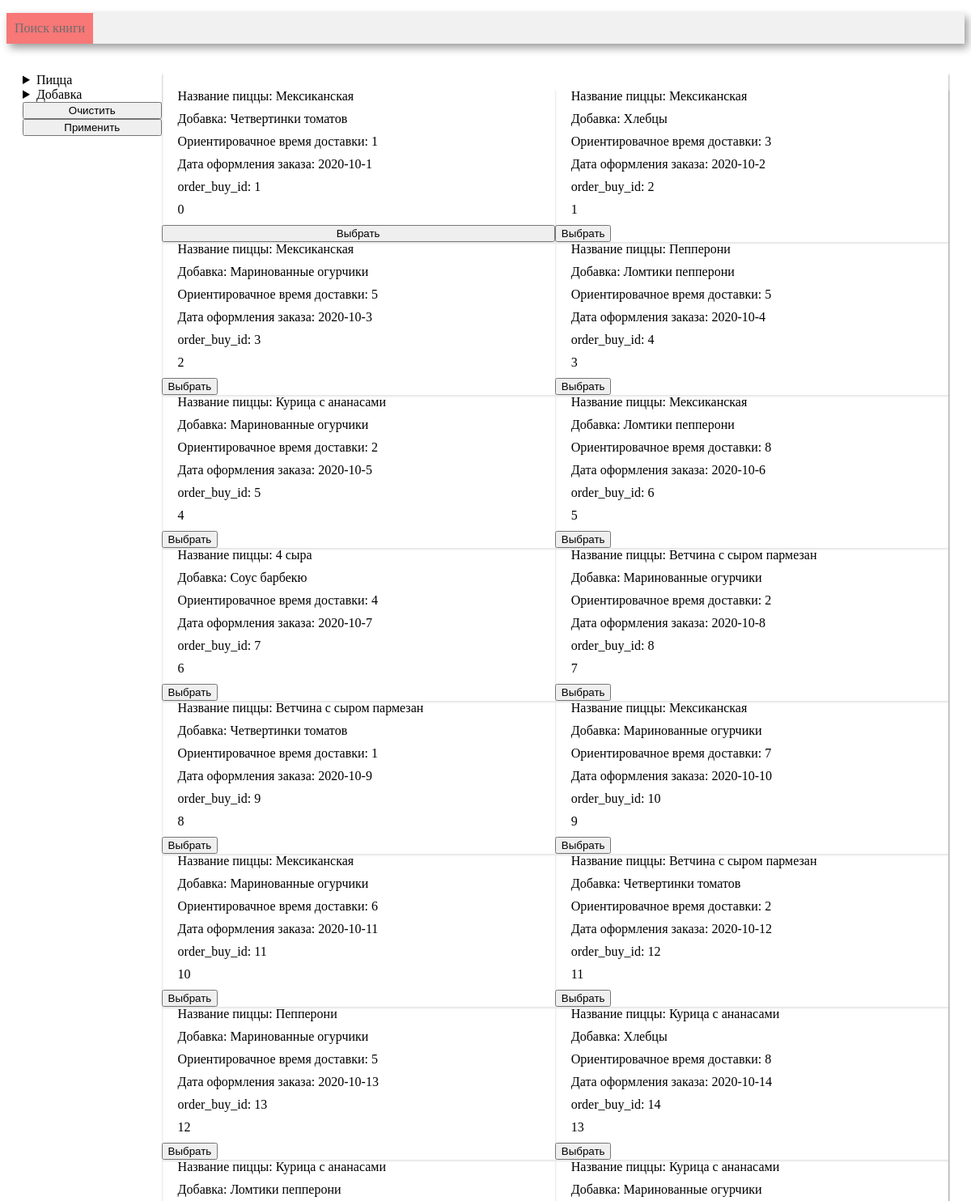
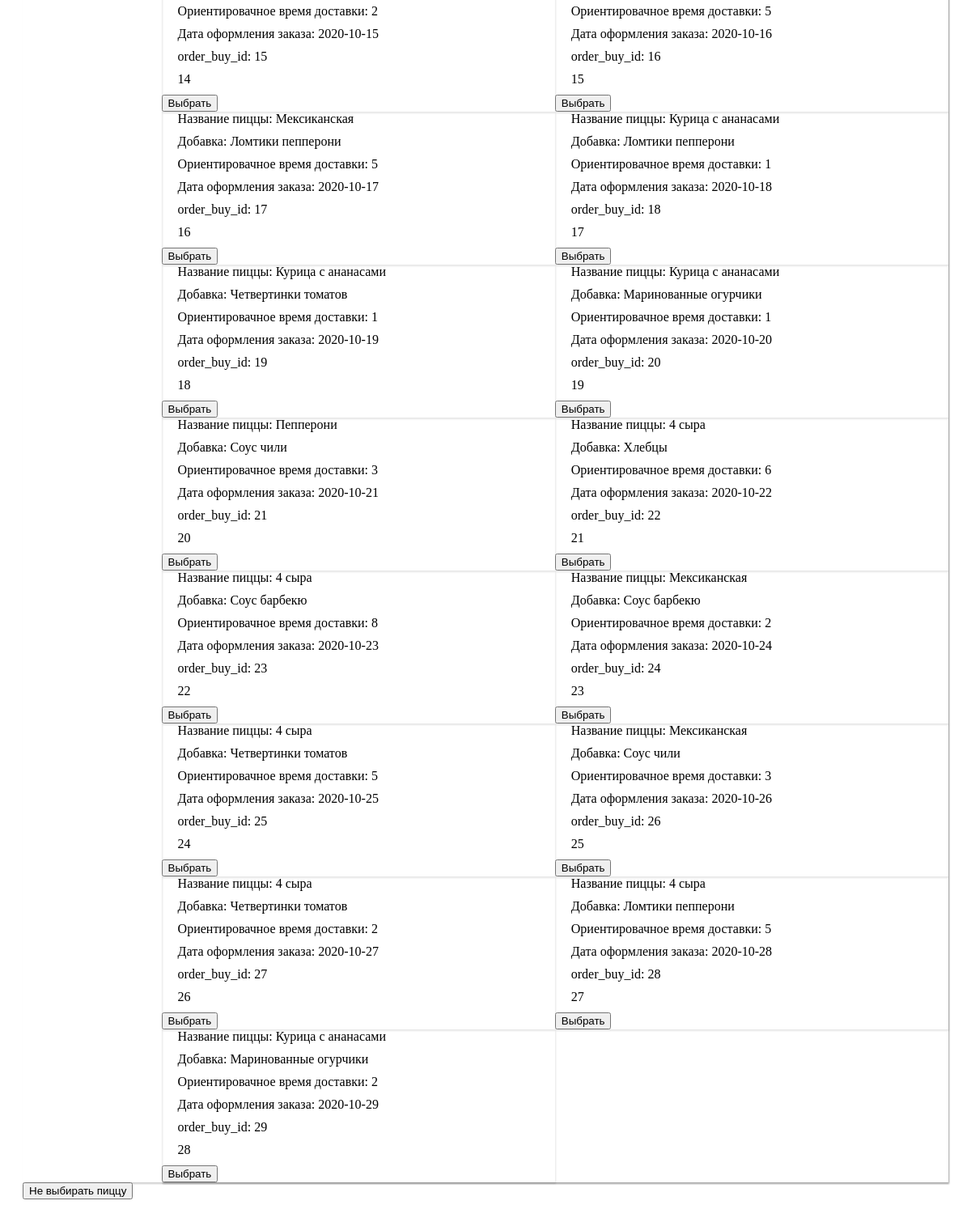
Screenshot of /search with the database file from the repository (2 pictures, top to bottom).
### tables this page shows
CREATE TABLE pizza (
       pizza_id INTEGER PRIMARY KEY AUTOINCREMENT,
	   pizza_name VARCHAR(30)
);

CREATE TABLE doping (
       doping_id INTEGER PRIMARY KEY AUTOINCREMENT,
	   doping_name VARCHAR(40)
);

CREATE TABLE order_buy (
      order_buy_id INTEGER PRIMARY KEY AUTOINCREMENT,
      pizza_id INT,
      doping_id INT,
      hour_delivery INT,
      order_buy_date DATE,
      FOREIGN KEY (pizza_id)  REFERENCES pizza (pizza_id) ON DELETE CASCADE,
      FOREIGN KEY (doping_id)  REFERENCES doping (doping_id) ON DELETE CASCADE
);

### controllers/search.py (the view, shortened to what this page needs)
@app.route('/search', methods=['GET', 'POST'])
def search():
    conn = get_db_connection()
    selected_pizza = []
    selected_doping = []
    df_pizza = get_pizza_count(conn)
    df_doping = get_doping_count(conn)
    df_order_buy = get_filtered_order_buy(
            conn,
            get_all_pizza(conn),
            get_all_doping(conn)
        )
    html = render_template(
        'search.html',
        selected_pizza=selected_pizza,
        df_pizza=df_pizza,
        selected_doping=selected_doping,
        df_doping=df_doping,
        df_order_buy=df_order_buy
    )
    return html

### models/search_model.py (called while the page is built)
def get_pizza_count(conn):
    return pandas.read_sql(
        '''
            WITH cte (pizza_name, pizza_count) AS (
                SELECT
                    pizza_name,
                    COUNT(order_buy_id)
                FROM
                    pizza
                    JOIN order_buy USING (pizza_id)
                GROUP BY
                    pizza_name
            )
            SELECT * FROM cte
        ''',
        conn
    )

def get_doping_count(conn):
    return pandas.read_sql(
        '''
            WITH cte (doping_name, doping_count) AS (
                SELECT
                    doping_name,
                    COUNT(order_buy_id)
                FROM
                    doping
                    JOIN order_buy USING (doping_id)
                GROUP BY
                    doping_name
            )
            SELECT * FROM cte
        ''',
        conn
    )

def get_all_pizza(conn):
    cursor = conn.cursor()
    cursor.execute("SELECT pizza_name FROM pizza")
    genres = [row[0] for row in cursor.fetchall()]
    cursor.close()
    return genres

def get_all_doping(conn):
    cursor = conn.cursor()
    cursor.execute("SELECT doping_name FROM doping")
    publishers = [row[0] for row in cursor.fetchall()]
    cursor.close()
    return publishers

def get_filtered_order_buy(conn, selected_pizza, selected_doping):
    return pandas.read_sql(
        '''
            WITH get_order_buy AS (
                SELECT
                    pizza_name,
                    doping_name,
                    hour_delivery,
                    order_buy_date,
                    order_buy_id
                FROM
                    order_buy
                    JOIN doping USING (doping_id)
                    JOIN pizza USING (pizza_id)
                WHERE
                    doping_name IN {}
                    AND pizza_name IN {}
            )
            SELECT
                *
            FROM get_order_buy
        '''.format(
                '({})'.format(', '.join([f'"{elem}"' for elem in selected_doping])),
                '({})'.format(', '.join([f'"{elem}"' for elem in selected_pizza]))
            ),
        conn
    )

### utils.py (called while the page is built)
def get_db_connection():
    return sqlite3.connect('Order.sqlite')

### templates/search.html (shortened to what this page needs)
<!DOCTYPE HTML>
<html>
<head>
    <link rel="stylesheet" type="text/css" href="/static/css/style.css" />
    {% macro render_order_buy(df_order_buy) %}
        {% for i in range(df_order_buy|length) %}
            <div class="flex column width50">
                <p>Название пиццы: {{df_order_buy.loc[i, "pizza_name"]}}</p>
                <p>Добавка: {{df_order_buy.loc[i, "doping_name"]}}</p>
                <p>Ориентировачное время доставки: {{df_order_buy.loc[i, "hour_delivery"]}}</p>
                <p>Дата оформления заказа: {{df_order_buy.loc[i, "order_buy_date"]}}</p>
                <p>order_buy_id: {{df_order_buy.loc[i, "order_buy_id"]}}</p>
                <form action='{{url_for("index")}}' method ="get">
                    <p>{{i}}</p>
                    <input type="submit" value="Выбрать"
                    >
                </form>
            </div>
        {% endfor %}
    {% endmacro %}
</head>
<body>
    <div class=menu>
        <ul>
            <li class = active><a href={{ url_for("search")}}>Поиск книги</a></li>
        </ul>
    </div>
    <div class=block>
        <p>
            <form action='' method ="post">
                <div class="flex row">
                    <div class="flex column width15">
                        <div class="flex column">
                            <details><summary>Пицца</summary>{{ render_checkbox(df_pizza, selected_pizza, "pizza")}}</details>
                            <details><summary>Добавка</summary>{{ render_checkbox(df_doping, selected_doping, "doping")}}</details>
                        </div>
                        <input type="submit" value="Очистить" name="reset" />
                        <input type="submit" value="Применить" name="confirm" />
                    </div>
                    <div class="flex column width85">
                        <div class="flex column">
                            <div class="block">
                            </div>
                            <div class="flex row wrap">
                                {{ render_order_buy(df_order_buy) }}
                            </div>
                        </div>
                    </div>
                </div>
            </form>
            <form action='{{url_for("index")}}' method ="get">
                <input type="submit" value="Не выбирать пиццу" />
            </form>
        </p>
    </div>
</body>
</html>

### static/CSS/style.css (style rules this page uses)
.menu { background-color: #f1f1f1; box-shadow: 4px 5px 10px rgba(0, 0, 0, 0.4); width: 100%; }
.menu li { display: inline-block; vertical-align: top; padding: 10px; color: #6f6d6d; }
.menu a { text-decoration: none; color: #6f6d6d; }
.menu ul { padding: 0px; }
.active { background-color: #f87777; color: #f8f8f8; }
.block { padding: 10px 20px; }
.flex { display: flex; box-shadow: 1px 2px 2px rgba(0, 0, 0, 0.1); }
p { padding: 0px 10px 5px 10px; margin: 0px 10px 5px 10px; }
.row { flex-direction: row; }
.column { flex-direction: column; }
.width85 { width: 85%; }
.width15 { width: 15%; }
.width50 { width: 50%; }
.wrap { flex-wrap: wrap; }

### rows the page displays
pizza: pizza_name "Мексиканская" "Мексиканская" "Мексиканская" "Мексиканская" "Мексиканская" "Мексиканская" "Мексиканская" "Мексиканская" "Мексиканская"
doping: doping_name "Четвертинки томатов" "Четвертинки томатов" "Четвертинки томатов" "Четвертинки томатов" "Четвертинки томатов" "Четвертинки томатов"
order_buy: order_buy_date "2020-10-1", order_buy_date "Выбрать"
doping: doping_name "Хлебцы" "Хлебцы" "Хлебцы"
order_buy: order_buy_date "2020-10-2", order_buy_date "Выбрать"
doping: doping_name "Маринованные огурчики" "Маринованные огурчики" "Маринованные огурчики" "Маринованные огурчики" "Маринованные огурчики" "Маринованные огурчики" "Маринованные огурчики" "Маринованные огурчики" "Маринованные огурчики"
order_buy: order_buy_date "2020-10-3", order_buy_date "Выбрать"
pizza: pizza_name "Пепперони" "Пепперони" "Пепперони"
doping: doping_name "Ломтики пепперони" "Ломтики пепперони" "Ломтики пепперони" "Ломтики пепперони" "Ломтики пепперони" "Ломтики пепперони"
order_buy: order_buy_date "2020-10-4", order_buy_date "Выбрать"
pizza: pizza_name "Курица с ананасами" "Курица с ананасами" "Курица с ананасами" "Курица с ананасами" "Курица с ананасами" "Курица с ананасами" "Курица с ананасами" "Курица с ананасами"
order_buy: order_buy_date "2020-10-5", order_buy_date "Выбрать"
order_buy: order_buy_date "2020-10-6", order_buy_date "Выбрать"
pizza: pizza_name "4 сыра" "4 сыра" "4 сыра" "4 сыра" "4 сыра" "4 сыра"
doping: doping_name "Соус барбекю" "Соус барбекю" "Соус барбекю"
order_buy: order_buy_date "2020-10-7", order_buy_date "Выбрать"
pizza: pizza_name "Ветчина с сыром пармезан" "Ветчина с сыром пармезан" "Ветчина с сыром пармезан"
order_buy: order_buy_date "2020-10-8", order_buy_date "Выбрать"
order_buy: order_buy_date "2020-10-9", order_buy_date "Выбрать"
order_buy: order_buy_date "2020-10-10", order_buy_date "Выбрать"
order_buy: order_buy_date "2020-10-11", order_buy_date "Выбрать"
order_buy: order_buy_date "2020-10-12", order_buy_date "Выбрать"
order_buy: order_buy_date "2020-10-13", order_buy_date "Выбрать"
order_buy: order_buy_date "2020-10-14", order_buy_date "Выбрать"
order_buy: order_buy_date "2020-10-15", order_buy_date "Выбрать"
order_buy: order_buy_date "2020-10-16", order_buy_date "Выбрать"
order_buy: order_buy_date "2020-10-17", order_buy_date "Выбрать"
order_buy: order_buy_date "2020-10-18", order_buy_date "Выбрать"
order_buy: order_buy_date "2020-10-19", order_buy_date "Выбрать"
order_buy: order_buy_date "2020-10-20", order_buy_date "Выбрать"
doping: doping_name "Соус чили" "Соус чили"
order_buy: order_buy_date "2020-10-21", order_buy_date "Выбрать"
order_buy: order_buy_date "2020-10-22", order_buy_date "Выбрать"
order_buy: order_buy_date "2020-10-23", order_buy_date "Выбрать"
order_buy: order_buy_date "2020-10-24", order_buy_date "Выбрать"
order_buy: order_buy_date "2020-10-25", order_buy_date "Выбрать"
order_buy: order_buy_date "2020-10-26", order_buy_date "Выбрать"
order_buy: order_buy_date "2020-10-27", order_buy_date "Выбрать"
order_buy: order_buy_date "2020-10-28", order_buy_date "Выбрать"
order_buy: order_buy_date "2020-10-29", order_buy_date "Выбрать"

### other values shown
{{ df_order_buy.loc[i, "hour_delivery"] }} "1" "3" "5" "5" "2" "8" "4" "2" "1" "7" "6" "2" "5" "8" "2" "5" "5" "1" "1" "1" "3" "6" "8" "2" "5" "3" "2" "5" "2"
{{ df_order_buy.loc[i, "order_buy_id"] }} "1" "2" "3" "4" "5" "6" "7" "8" "9" "10" "11" "12" "13" "14" "15" "16" "17" "18" "19" "20" "21" "22" "23" "24" "25" "26" "27" "28" "29"
{{ i }} "0" "1" "2" "3" "4" "5" "6" "7" "8" "9" "10" "11" "12" "13" "14" "15" "16" "17" "18" "19" "20" "21" "22" "23" "24" "25" "26" "27" "28"
